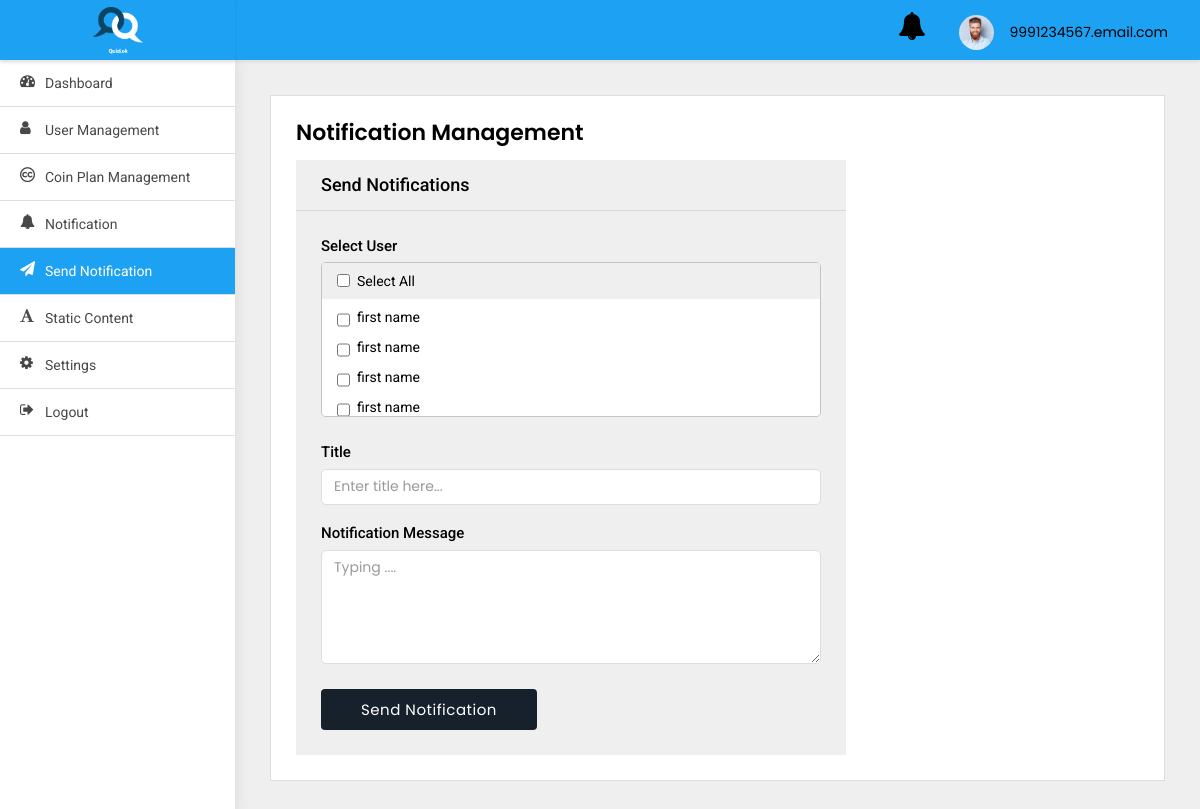
Screenshot of /adminpanel/send-notification/ (signed in) with the database file from the repository.
### adminpanel/models.py (models this page shows)
class User(AbstractBaseUser, PermissionsMixin):
    first_name = models.CharField(default='first name', max_length=100)
    last_name = models.CharField(default='', max_length=100, null=True, blank=True)
    email = models.CharField(default='', max_length=255, unique=True)
    country_code = models.CharField(default='+91', max_length=10)
    phone_number = models.CharField(default='', max_length=13)
    profile_pic = models.ImageField(default='default_profile.png', null=True, blank=True)
    device_token = models.CharField(default='', max_length=500, null=True, blank=True)
    remember_me = models.BooleanField(default=False)
    password = models.CharField(default='123456', max_length=100)
    confirm_password = models.CharField(default='123456', max_length=100)
    created_at = models.DateTimeField(auto_now_add=True)
    is_active = models.BooleanField(default=True)
    is_staff = models.BooleanField(default=False)
    is_blocked = models.BooleanField(default=False)
    objects = UserManager()
    USERNAME_FIELD = 'email'
    class Meta:
        ordering = ('-created_at',)

### adminpanel/views.py (the view, shortened to what this page needs)
# urls.py: path('send-notification/', SendNotification.as_view(),
class SendNotification(LoginRequiredMixin, View):
    model = UserNotification
    form_class = UserNotificationForm
    login_url = 'adminpanel:login'
    def get(self, request, *args, **kwargs):
        users = User.objects.all().exclude(is_superuser=True)
        context = {
            "users": users
        }
        return render(self.request, 'send-notification.html', context)

### adminpanel/templates/send-notification.html (shortened to what this page needs)
{% extends 'base.html' %}
{% block body %}
<div class="WrapperArea">
    <div class="WrapperBox">
        <div class="Small-Wrapper">
            <h4 class="Title">Notification Management</h4>
            <div class="NotificationArea">
                <div class="NotificationForm">
                    <h4>Send Notifications</h4>
                    <form method="post">
                        <div class="form-group">
                            <label>Select User</label>
                            <ul class="Multiple" id="table">
                                <li><label><input type="checkbox" id="selectAll" class="main">Select All</label></li>
                                {% for user in users %}
                                <li><label><input class="checkbox" type="checkbox" name="to" id="checkbox"
                                                  value="{{user.id}}">{{user.first_name}}</label>
                                </li>
                                {% endfor %}
                            </ul>
                        </div>
                        <div class="form-group">
                            <label>Title</label>
                            <input type="text" class="form-control desc" id="title" name="title" placeholder="Enter title here...">
                            <br>
                            <label>Notification Message</label>
                            <textarea rows="5" class="form-control desc" placeholder="Typing ...."
                                      id="message" name="body"></textarea>
                        </div>
                        <button id="send" class="btn btn-info" onclick="bulkNotification()"><span id="send_btn">Send Notification</span>
                        </button>
                    </form>
                </div>
            </div>
        </div>
    </div>
</div>
{% endblock body %}

### adminpanel/templates/base.html (shortened to what this page needs)
{% load static %}
<html lang="en">
<head>
    <link type="text/css" rel="stylesheet" href="{% static 'adminpanel/css/style.css' %}">
</head>
<body>
<div class="Header">
    <div class="Logo">
        <img src="{% static 'adminpanel/images/logo_splash.png' %}">
    </div>
    <div class="Navigation">
        <div class="header-notifications">
            <a href="{% url 'adminpanel:notification' %}">
                <i class="fa fa-bell fa-2x" aria-hidden="true"></i>
            </a>
        </div>
        <div class="Avater">
            <a href="javascript:void(0);">
                <figure><img src="{% static 'adminpanel/images/profile.jpg' %}"></figure>
                {{user}} </a>
        </div>
    </div>
</div>
<div class="SidenavBar">
    <ul>
        <li class="nav-item nav-link {% if request.resolver_match.view_name  == 'adminpanel:dashboard' %}active{% endif %}">
            <a href="{% url 'adminpanel:dashboard'  %}">
                <span><i class="fa fa-tachometer"></i></span> Dashboard
            </a>
        </li>
        <li class="nav-item nav-link {% if request.resolver_match.view_name  == 'adminpanel:users-list' %}active{% endif %}">
            <a href="{% url 'adminpanel:users-list' %}">
                <span><i class="fa fa-user"></i></span> User Management
            </a>
        </li>
        <li class="nav-item nav-link {% if request.resolver_match.view_name  == 'adminpanel:coin-plan-list' %}active{% endif %}">
            <a href="{% url 'adminpanel:coin-plan-list' %}">
                <span><i class="fa fa-creative-commons"></i></span> Coin Plan Management
            </a>
        </li>
        <li class="nav-item nav-link {% if request.resolver_match.view_name  == 'adminpanel:notification' %}active{% endif %}">
            <a href="{% url 'adminpanel:notification' %}">
                <span><i class="fa fa-bell"></i></span> Notification
            </a>
        </li>
        <li class="nav-item nav-link {% if request.resolver_match.view_name  == 'adminpanel:send-notification' %}active{% endif %}">
            <a href="{% url 'adminpanel:send-notification' %}">
                <span><i class="fa fa-send"></i></span> Send Notification
            </a>
        </li>
        <li class="nav-item nav-link {% if request.resolver_match.view_name  == 'adminpanel:terms-and-condition' %}active{% endif %}">
            <a href="{% url 'adminpanel:terms-and-condition' %}">
                <span><i class="fa fa-font"></i></span> Static content
            </a>
        </li>
        <li class="nav-item nav-link {% if request.resolver_match.view_name  == 'change_password' %}active{% endif %}">
            <a href="{% url 'change_password' %}">
                <span><i class="fa fa-cog"></i></span> Settings
            </a>
        </li>
        <li class="nav-item nav-link {% if request.resolver_match.view_name  == 'logout' %}active{% endif %}">
            <a href="{% url 'logout' %}">
                <span><i class="fa fa-sign-out"></i></span> Logout
            </a>
        </li>
    </ul>
</div>
{% block body %}
{% endblock body %}
</body>
</html>

### rows the page displays
User: email "9991234567.email.com"
User: first_name "first name"
User: first_name "first name"
User: first_name "first name"
User: first_name "first name"
